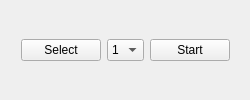
<?xml version="1.0" encoding="UTF-8"?>
<ui version="4.0">
 <class>start</class>
 <widget class="QWidget" name="start">
  <property name="geometry">
   <rect>
    <x>0</x>
    <y>0</y>
    <width>250</width>
    <height>100</height>
   </rect>
  </property>
  <property name="maximumSize">
   <size>
    <width>250</width>
    <height>130</height>
   </size>
  </property>
  <property name="windowTitle">
   <string>Form</string>
  </property>
  <layout class="QHBoxLayout" name="horizontalLayout_2">
   <item>
    <spacer name="horizontalSpacer">
     <property name="orientation">
      <enum>Qt::Horizontal</enum>
     </property>
     <property name="sizeHint" stdset="0">
      <size>
       <width>1</width>
       <height>20</height>
      </size>
     </property>
    </spacer>
   </item>
   <item>
    <layout class="QHBoxLayout" name="horizontalLayout">
     <item>
      <widget class="QPushButton" name="pushButton_2">
       <property name="maximumSize">
        <size>
         <width>80</width>
         <height>16777215</height>
        </size>
       </property>
       <property name="text">
        <string>Select</string>
       </property>
      </widget>
     </item>
     <item>
      <widget class="QComboBox" name="comboBox">
       <item>
        <property name="text">
         <string>1</string>
        </property>
       </item>
       <item>
        <property name="text">
         <string>2</string>
        </property>
       </item>
       <item>
        <property name="text">
         <string>3</string>
        </property>
       </item>
       <item>
        <property name="text">
         <string>4</string>
        </property>
       </item>
       <item>
        <property name="text">
         <string>5</string>
        </property>
       </item>
      </widget>
     </item>
     <item>
      <widget class="QPushButton" name="pushButton">
       <property name="text">
        <string>Start</string>
       </property>
      </widget>
     </item>
    </layout>
   </item>
   <item>
    <spacer name="horizontalSpacer_2">
     <property name="orientation">
      <enum>Qt::Horizontal</enum>
     </property>
     <property name="sizeHint" stdset="0">
      <size>
       <width>1</width>
       <height>20</height>
      </size>
     </property>
    </spacer>
   </item>
  </layout>
 </widget>
 <resources/>
 <connections/>
</ui>
